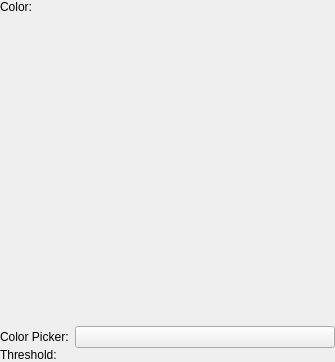
<?xml version="1.0" encoding="UTF-8"?>
<ui version="4.0">
 <class>WdgColorToAlphaBase</class>
 <widget class="QWidget" name="WdgColorToAlphaBase">
  <property name="geometry">
   <rect>
    <x>0</x>
    <y>0</y>
    <width>335</width>
    <height>362</height>
   </rect>
  </property>
  <property name="sizePolicy">
   <sizepolicy hsizetype="Preferred" vsizetype="Preferred">
    <horstretch>0</horstretch>
    <verstretch>0</verstretch>
   </sizepolicy>
  </property>
  <layout class="QVBoxLayout" name="verticalLayout_2">
   <property name="spacing">
    <number>6</number>
   </property>
   <property name="leftMargin">
    <number>0</number>
   </property>
   <property name="topMargin">
    <number>0</number>
   </property>
   <property name="rightMargin">
    <number>0</number>
   </property>
   <property name="bottomMargin">
    <number>0</number>
   </property>
   <item>
    <layout class="QHBoxLayout" name="horizontalLayout_2">
     <item>
      <widget class="QLabel" name="textLabel1">
       <property name="text">
        <string>Color:</string>
       </property>
       <property name="alignment">
        <set>Qt::AlignRight|Qt::AlignTrailing|Qt::AlignVCenter</set>
       </property>
       <property name="wordWrap">
        <bool>false</bool>
       </property>
      </widget>
     </item>
     <item>
      <spacer name="horizontalSpacer">
       <property name="orientation">
        <enum>Qt::Horizontal</enum>
       </property>
       <property name="sizeHint" stdset="0">
        <size>
         <width>20</width>
         <height>0</height>
        </size>
       </property>
      </spacer>
     </item>
    </layout>
   </item>
   <item>
    <widget class="KisVisualColorSelector" name="colorSelector" native="true">
     <property name="sizePolicy">
      <sizepolicy hsizetype="Expanding" vsizetype="Expanding">
       <horstretch>0</horstretch>
       <verstretch>0</verstretch>
      </sizepolicy>
     </property>
     <property name="minimumSize">
      <size>
       <width>180</width>
       <height>180</height>
      </size>
     </property>
     <layout class="QGridLayout" name="gridLayout_2">
      <property name="leftMargin">
       <number>0</number>
      </property>
      <property name="topMargin">
       <number>0</number>
      </property>
      <property name="rightMargin">
       <number>0</number>
      </property>
      <property name="bottomMargin">
       <number>0</number>
      </property>
      <property name="spacing">
       <number>0</number>
      </property>
      <item row="1" column="0">
       <spacer name="horizontalSpacer_2">
        <property name="orientation">
         <enum>Qt::Horizontal</enum>
        </property>
        <property name="sizeHint" stdset="0">
         <size>
          <width>40</width>
          <height>20</height>
         </size>
        </property>
       </spacer>
      </item>
      <item row="1" column="1">
       <layout class="QVBoxLayout" name="verticalLayout"/>
      </item>
     </layout>
    </widget>
   </item>
   <item>
    <layout class="QGridLayout" name="gridLayout">
     <property name="topMargin">
      <number>15</number>
     </property>
     <property name="verticalSpacing">
      <number>0</number>
     </property>
     <item row="1" column="0">
      <widget class="QLabel" name="textLabel1_2">
       <property name="sizePolicy">
        <sizepolicy hsizetype="Minimum" vsizetype="Preferred">
         <horstretch>0</horstretch>
         <verstretch>0</verstretch>
        </sizepolicy>
       </property>
       <property name="text">
        <string>Threshold:</string>
       </property>
       <property name="alignment">
        <set>Qt::AlignLeading|Qt::AlignLeft|Qt::AlignVCenter</set>
       </property>
       <property name="wordWrap">
        <bool>false</bool>
       </property>
      </widget>
     </item>
     <item row="1" column="1">
      <widget class="KisDoubleSliderSpinBox" name="intThreshold" native="true">
       <property name="sizePolicy">
        <sizepolicy hsizetype="Expanding" vsizetype="Preferred">
         <horstretch>0</horstretch>
         <verstretch>0</verstretch>
        </sizepolicy>
       </property>
      </widget>
     </item>
     <item row="0" column="0">
      <widget class="QLabel" name="pickerLabel">
       <property name="sizePolicy">
        <sizepolicy hsizetype="Minimum" vsizetype="Preferred">
         <horstretch>0</horstretch>
         <verstretch>0</verstretch>
        </sizepolicy>
       </property>
       <property name="text">
        <string>Color Picker:</string>
       </property>
      </widget>
     </item>
     <item row="0" column="1">
      <widget class="KisColorButton" name="btnCustomColor">
       <property name="sizePolicy">
        <sizepolicy hsizetype="Expanding" vsizetype="Preferred">
         <horstretch>0</horstretch>
         <verstretch>0</verstretch>
        </sizepolicy>
       </property>
       <property name="maximumSize">
        <size>
         <width>16777215</width>
         <height>16777215</height>
        </size>
       </property>
       <property name="autoDefault">
        <bool>false</bool>
       </property>
       <property name="default">
        <bool>false</bool>
       </property>
       <property name="flat">
        <bool>false</bool>
       </property>
      </widget>
     </item>
    </layout>
   </item>
  </layout>
 </widget>
 <customwidgets>
  <customwidget>
   <class>KisVisualColorSelector</class>
   <extends>QWidget</extends>
   <header>KisVisualColorSelector.h</header>
   <container>1</container>
  </customwidget>
  <customwidget>
   <class>KisColorButton</class>
   <extends>QPushButton</extends>
   <header>kis_color_button.h</header>
  </customwidget>
  <customwidget>
   <class>KisDoubleSliderSpinBox</class>
   <extends>QWidget</extends>
   <header>kis_slider_spin_box.h</header>
   <container>1</container>
  </customwidget>
 </customwidgets>
 <includes>
  <include location="local">kcolorbutton.h</include>
 </includes>
 <resources/>
 <connections/>
</ui>
